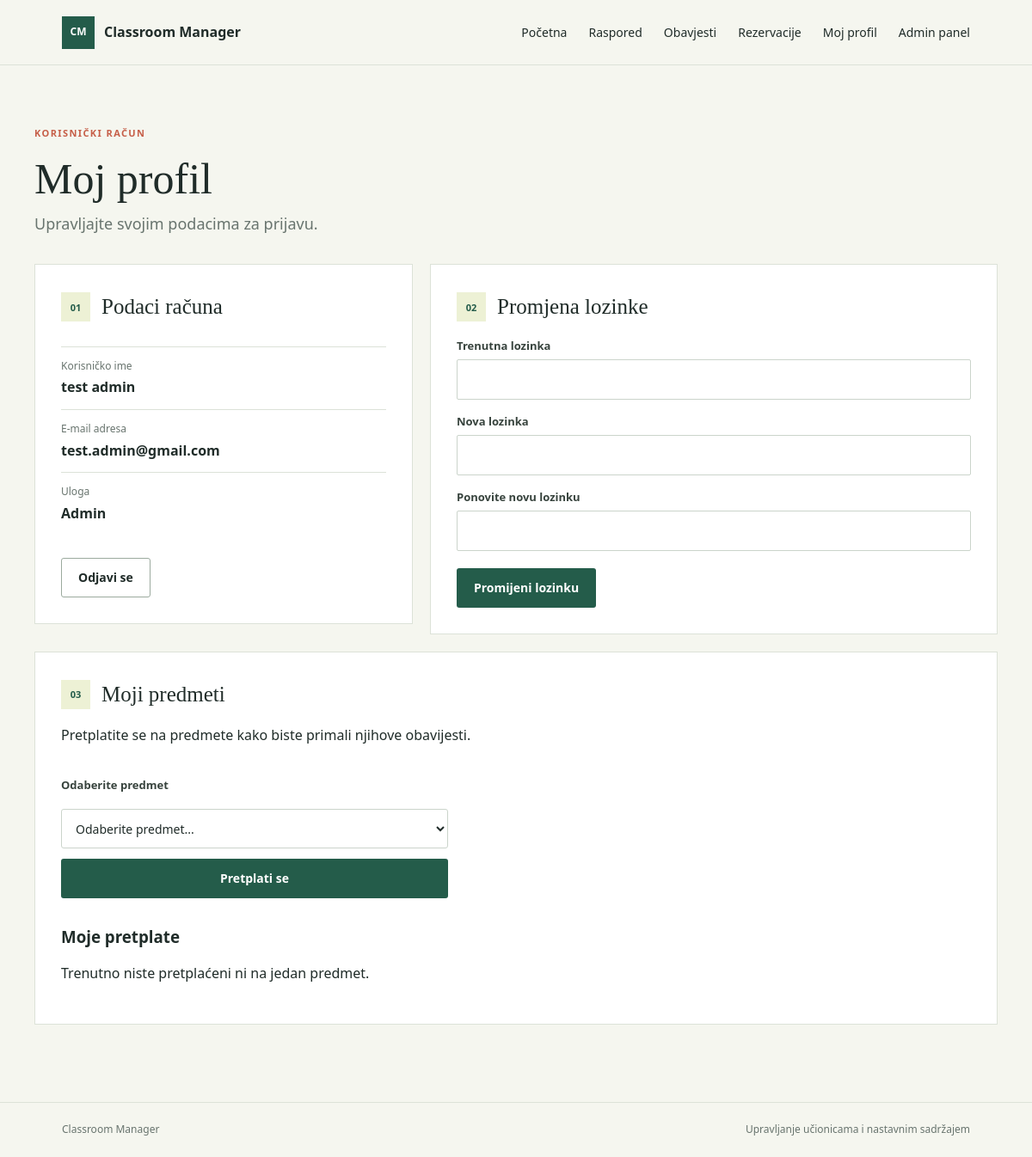
/profile.php (signed in), run on the app's committed database.
### tables this page shows
CREATE TABLE `users` (
  `id` int(11) NOT NULL,
  `Username` varchar(150) NOT NULL,
  `Email` varchar(150) NOT NULL,
  `Password` varchar(255) NOT NULL,
  `Role` varchar(50) NOT NULL DEFAULT 'Student',
  `Active` tinyint(1) NOT NULL DEFAULT 1
);

### config.php (called while the page is built, shortened)
<?php
function db(): PDO
{
    static $pdo;
    if ($pdo instanceof PDO) {
        return $pdo;
    }
    $host = getenv('DB_HOST') ?: '127.0.0.1';
    $name = getenv('DB_NAME') ?: 'classroommanager';
    $user = getenv('DB_USER') ?: 'root';
    $password = getenv('DB_PASS');
    $password = $password === false ? '' : $password;
    $pdo = new PDO(
        "mysql:host={$host};dbname={$name};charset=utf8mb4",
        $user,
        $password,
        [
            PDO::ATTR_ERRMODE => PDO::ERRMODE_EXCEPTION,
            PDO::ATTR_DEFAULT_FETCH_MODE => PDO::FETCH_ASSOC,
            PDO::ATTR_EMULATE_PREPARES => false,
        ]
    );
    return $pdo;
}

### functions.php (called while the page is built, shortened)
<?php
function e(string|int|null $value): string
{
    return htmlspecialchars((string) $value, ENT_QUOTES | ENT_SUBSTITUTE, 'UTF-8');
}
function current_user(): ?array
{
    $statement = db()->prepare(
        'SELECT id, Username, Email, Password, Role, Active FROM users WHERE Email = :email LIMIT 1'
    );
    $statement->execute(['email' => $_SESSION['user_email']]);
    $user = $statement->fetch();
    return $user;
}

### profile.php (the view, shortened to what this page needs)
<?php
require_once __DIR__ . '/config.php';
require_once __DIR__ . '/functions.php';
$user = require_login();
$statement = db()->prepare("
    SELECT s.id, s.name
    FROM subjects s
    JOIN user_subjects us ON us.subject_id = s.id
    WHERE us.user_id = :user_id
    ORDER BY s.name
");
$statement->execute(['user_id' => $user['ID'] ?? $user['id']]);
$subscribedSubjects = $statement->fetchAll(PDO::FETCH_ASSOC);
require __DIR__ . '/header.php';
?>
<section class="profile-layout">
    <div class="profile-heading">
        <p class="eyebrow">KORISNIČKI RAČUN</p>
        <h1>Moj profil</h1>
        <p class="lead">Upravljajte svojim podacima za prijavu.</p>
    </div>
    <div class="profile-grid">
        <section class="profile-panel" aria-labelledby="account-heading">
            <div class="panel-heading">
                <span class="panel-icon" aria-hidden="true">01</span>
                <h2 id="account-heading">Podaci računa</h2>
            </div>
            <dl class="account-details">
                <div><dt>Korisničko ime</dt><dd><?= e($user['Username']) ?></dd></div>
                <div><dt>E-mail adresa</dt><dd><?= e($user['Email']) ?></dd></div>
                <div><dt>Uloga</dt><dd><?= e($user['Role']) ?></dd></div>
            </dl>
            <form method="post" action="logout.php">
                <button class="button button-secondary" type="submit">Odjavi se</button>
            </form>
        </section>
        <form class="profile-panel password-form" method="post" action="profile.php">
            <div class="panel-heading">
                <span class="panel-icon" aria-hidden="true">02</span>
                <h2>Promjena lozinke</h2>
            </div>
            <label for="current_password">Trenutna lozinka</label>
            <input id="current_password" name="current_password" type="password" autocomplete="current-password" required>
            <label for="new_password">Nova lozinka</label>
            <input id="new_password" name="new_password" type="password" minlength="8" autocomplete="new-password" required>
            <label for="password_confirmation">Ponovite novu lozinku</label>
            <input id="password_confirmation" name="password_confirmation" type="password" minlength="8" autocomplete="new-password" required>
            <button class="button button-primary" type="submit">Promijeni lozinku</button>
        </form>
    <section class="profile-panel subject-panel">
    <div class="panel-heading">
        <span class="panel-icon" aria-hidden="true">03</span>
        <h2>Moji predmeti</h2>
    </div>
    <p class="muted">
        Pretplatite se na predmete kako biste primali njihove obavijesti.
    </p>
    <form method="POST" action="profile.php" class="subject-subscribe-form">
        <label for="subject_id">Odaberite predmet</label>
        <select name="subject_id" id="subject_id" required>
            <option value="">Odaberite predmet...</option>
        </select>
        <button class="button button-primary" type="submit">
            Pretplati se
        </button>
    </form>
    <div class="subscribed-subjects">
        <h3>Moje pretplate</h3>
        <?php if (empty($subscribedSubjects)): ?>
            <p class="muted">Trenutno niste pretplaćeni ni na jedan predmet.</p>
        <?php endif; ?>
    </div>
</section>
    </div>
</section>
<?php require __DIR__ . '/footer.php'; ?>

### assets/style.css (style rules this page uses)
:root { color-scheme: light; --ink: #202c29; --muted: #68746e; --paper: #f5f6ef; --surface: #ffffff; --line: #dce2d8; --green: #245c4a; --green-dark: #193f34; --lime: #dce98a; --coral: #c65e48; --danger-bg: #fff0ec; --success-bg: #edf6e9; }
* { box-sizing: border-box; }
body { margin: 0; min-height: 100vh; display: flex; flex-direction: column; background: var(--paper); color: var(--ink); font-family: "Trebuchet MS", "Segoe UI", sans-serif; font-size: 16px; line-height: 1.55; }
.eyebrow { margin: 0 0 18px; color: var(--coral); font-size: 11px; font-weight: 700; letter-spacing: 1.4px; }
h1, h2 { margin: 0; font-family: Georgia, "Times New Roman", serif; font-weight: 400; letter-spacing: 0; }
h1 { font-size: clamp(42px, 5vw, 64px); line-height: 1.08; }
.lead { max-width: 490px; margin: 24px 0 30px; color: var(--muted); font-size: 18px; }
.button { min-height: 46px; display: inline-flex; align-items: center; justify-content: center; padding: 11px 19px; border: 1px solid transparent; border-radius: 3px; cursor: pointer; font: inherit; font-size: 14px; font-weight: 700; text-decoration: none; transition: background-color 140ms ease, color 140ms ease, border-color 140ms ease; }
.button-primary { background: var(--green); color: #fff; }
.button-secondary { border-color: #9baa9e; background: transparent; color: var(--ink); }
.form-intro h1, .profile-heading h1 { font-size: 50px; }
.form-panel, .profile-panel { padding: 30px; border: 1px solid var(--line); background: var(--surface); }
.form-panel h2, .panel-heading h2 { margin-bottom: 22px; font-size: 25px; }
label { display: block; margin: 15px 0 6px; color: #37433d; font-size: 13px; font-weight: 700; }
input { width: 100%; min-height: 44px; padding: 10px 12px; border: 1px solid #cbd4cb; border-radius: 2px; background: #fff; color: var(--ink); font: inherit; }
.profile-layout { padding: 70px 0 90px; }
.profile-heading { margin-bottom: 32px; }
.profile-heading .lead { margin: 12px 0 0; }
.profile-grid { display: grid; grid-template-columns: 0.8fr 1.2fr; gap: 20px; align-items: start; }
.profile-panel { min-width: 0; }
.panel-heading { display: flex; align-items: center; gap: 13px; }
.panel-heading h2 { margin: 0; }
.panel-icon { width: 34px; height: 34px; display: grid; place-items: center; background: #edf1d5; color: var(--green); font-size: 11px; font-weight: 700; }
.account-details { margin: 26px 0; }
.account-details div { padding: 13px 0; border-top: 1px solid var(--line); }
.account-details dt { color: var(--muted); font-size: 12px; }
.account-details dd { margin: 3px 0 0; overflow-wrap: anywhere; font-weight: 700; }
.password-form .button { margin-top: 20px; }
.subject-panel { grid-column: 1 / -1; }
.subject-subscribe-form { display: flex; flex-direction: column; gap: 12px; max-width: 450px; margin-top: 20px; }
.subscribed-subjects { margin-top: 30px; }
.subscribed-subjects h3 { margin-bottom: 15px; }
.subject-subscribe-form select { width: 100%; min-height: 46px; padding: 10px 38px 10px 12px; border: 1px solid #cbd4cb; border-radius: 3px; background-color: var(--surface); color: var(--ink); font: inherit; font-size: 14px; cursor: pointer; transition: border-color 0.2s ease, box-shadow 0.2s ease; }
.subject-subscribe-form select option { background: var(--surface); color: var(--ink); }

### data on the page
users: Username "test admin", Email "test.admin@gmail.com", Role "Admin"
